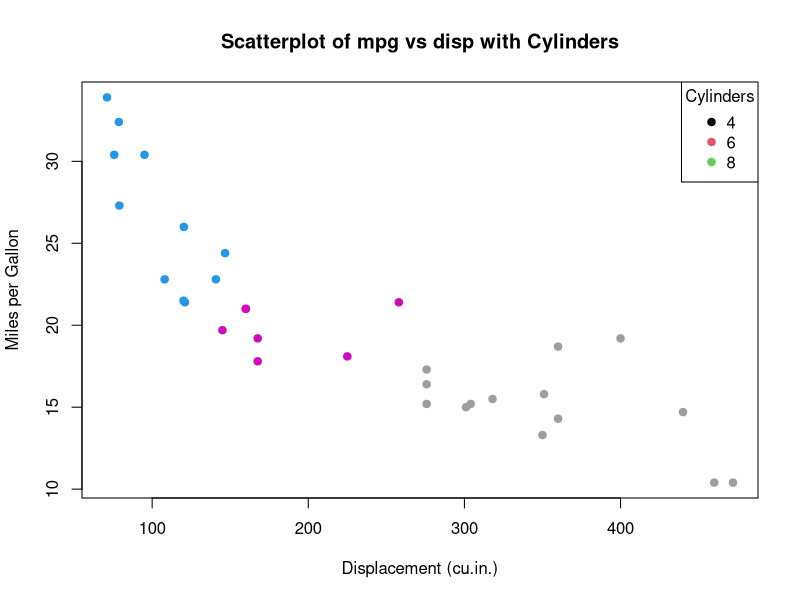

Write the R code that produced this figure.
plot(mtcars$disp, mtcars$mpg, 
     col = mtcars$cyl,
     pch = 19,
     xlab = "Displacement (cu.in.)",
     ylab = "Miles per Gallon",
     main = "Scatterplot of mpg vs disp with Cylinders")

legend("topright", legend = levels(factor(mtcars$cyl)), 
       col = 1:3, pch = 19, 
       title = "Cylinders")
